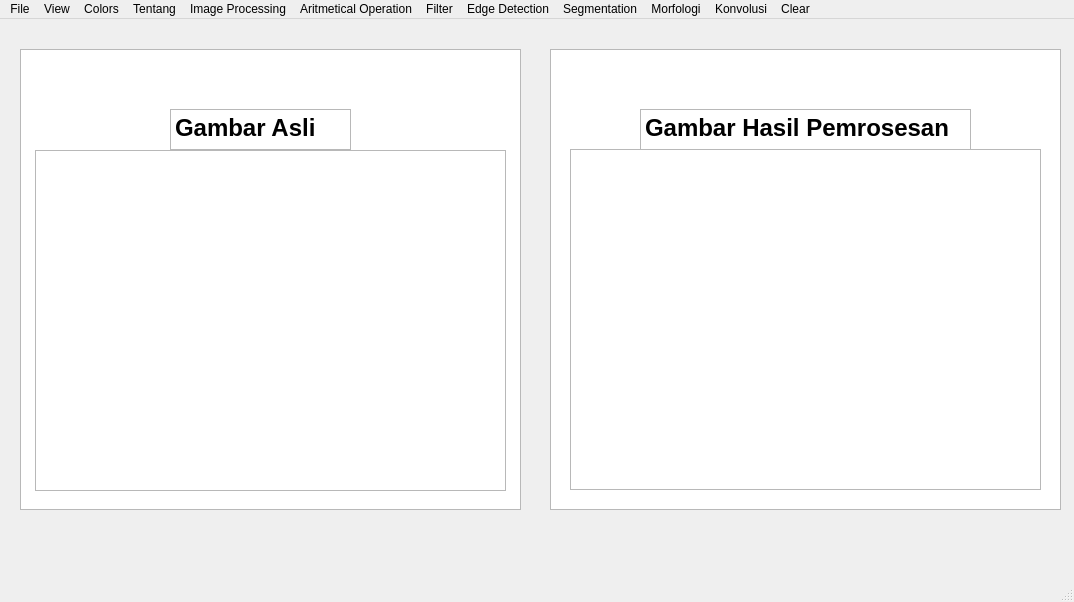
<?xml version="1.0" encoding="UTF-8"?>
<ui version="4.0">
 <class>MainWindow</class>
 <widget class="QMainWindow" name="MainWindow">
  <property name="geometry">
   <rect>
    <x>0</x>
    <y>0</y>
    <width>1074</width>
    <height>602</height>
   </rect>
  </property>
  <property name="windowTitle">
   <string>MainWindow</string>
  </property>
  <widget class="QWidget" name="centralwidget">
   <widget class="QTableWidget" name="tableWidget">
    <property name="geometry">
     <rect>
      <x>20</x>
      <y>30</y>
      <width>501</width>
      <height>461</height>
     </rect>
    </property>
   </widget>
   <widget class="QTableWidget" name="tableWidget_2">
    <property name="geometry">
     <rect>
      <x>550</x>
      <y>30</y>
      <width>511</width>
      <height>461</height>
     </rect>
    </property>
   </widget>
   <widget class="QGraphicsView" name="graphicsView">
    <property name="geometry">
     <rect>
      <x>35</x>
      <y>131</y>
      <width>471</width>
      <height>341</height>
     </rect>
    </property>
   </widget>
   <widget class="QGraphicsView" name="graphicsView_2">
    <property name="geometry">
     <rect>
      <x>570</x>
      <y>130</y>
      <width>471</width>
      <height>341</height>
     </rect>
    </property>
   </widget>
   <widget class="QTextEdit" name="textEdit">
    <property name="geometry">
     <rect>
      <x>170</x>
      <y>90</y>
      <width>181</width>
      <height>41</height>
     </rect>
    </property>
    <property name="html">
     <string>&lt;!DOCTYPE HTML PUBLIC &quot;-//W3C//DTD HTML 4.0//EN&quot; &quot;http://www.w3.org/TR/REC-html40/strict.dtd&quot;&gt;
&lt;html&gt;&lt;head&gt;&lt;meta name=&quot;qrichtext&quot; content=&quot;1&quot; /&gt;&lt;style type=&quot;text/css&quot;&gt;
p, li { white-space: pre-wrap; }
&lt;/style&gt;&lt;/head&gt;&lt;body style=&quot; font-family:'MS Shell Dlg 2'; font-size:8.25pt; font-weight:400; font-style:normal;&quot;&gt;
&lt;p align=&quot;justify&quot; style=&quot; margin-top:12px; margin-bottom:12px; margin-left:0px; margin-right:0px; -qt-block-indent:0; text-indent:0px;&quot;&gt;&lt;span style=&quot; font-size:18pt; font-weight:600;&quot;&gt;Gambar Asli&lt;/span&gt;&lt;/p&gt;&lt;/body&gt;&lt;/html&gt;</string>
    </property>
   </widget>
   <widget class="QTextEdit" name="textEdit_2">
    <property name="geometry">
     <rect>
      <x>640</x>
      <y>90</y>
      <width>331</width>
      <height>41</height>
     </rect>
    </property>
    <property name="html">
     <string>&lt;!DOCTYPE HTML PUBLIC &quot;-//W3C//DTD HTML 4.0//EN&quot; &quot;http://www.w3.org/TR/REC-html40/strict.dtd&quot;&gt;
&lt;html&gt;&lt;head&gt;&lt;meta name=&quot;qrichtext&quot; content=&quot;1&quot; /&gt;&lt;style type=&quot;text/css&quot;&gt;
p, li { white-space: pre-wrap; }
&lt;/style&gt;&lt;/head&gt;&lt;body style=&quot; font-family:'MS Shell Dlg 2'; font-size:8.25pt; font-weight:400; font-style:normal;&quot;&gt;
&lt;p align=&quot;justify&quot; style=&quot; margin-top:12px; margin-bottom:12px; margin-left:0px; margin-right:0px; -qt-block-indent:0; text-indent:0px;&quot;&gt;&lt;span style=&quot; font-size:18pt; font-weight:600;&quot;&gt;Gambar Hasil Pemrosesan&lt;/span&gt;&lt;/p&gt;&lt;/body&gt;&lt;/html&gt;</string>
    </property>
   </widget>
  </widget>
  <widget class="QMenuBar" name="menubar">
   <property name="geometry">
    <rect>
     <x>0</x>
     <y>0</y>
     <width>1074</width>
     <height>21</height>
    </rect>
   </property>
   <widget class="QMenu" name="menuFile">
    <property name="title">
     <string>File</string>
    </property>
    <addaction name="actionBuka"/>
    <addaction name="actionSimpan_Sebagai"/>
    <addaction name="actionKeluar"/>
   </widget>
   <widget class="QMenu" name="menuView">
    <property name="title">
     <string>View</string>
    </property>
    <widget class="QMenu" name="menuHistogram">
     <property name="title">
      <string>Histogram</string>
     </property>
     <addaction name="actionInput"/>
     <addaction name="actionOutput"/>
     <addaction name="actionInput_Output"/>
    </widget>
    <addaction name="separator"/>
    <addaction name="menuHistogram"/>
   </widget>
   <widget class="QMenu" name="menuColors">
    <property name="title">
     <string>Colors</string>
    </property>
    <widget class="QMenu" name="menuRGB_to_Greyscale">
     <property name="title">
      <string>RGB to Greyscale</string>
     </property>
     <addaction name="actionAverage"/>
     <addaction name="actionLightness"/>
     <addaction name="actionLuminance"/>
    </widget>
    <widget class="QMenu" name="menuRGB">
     <property name="title">
      <string>RGB</string>
     </property>
     <addaction name="actionKuning"/>
     <addaction name="actionOrange"/>
     <addaction name="actionCyan"/>
     <addaction name="actionPurple"/>
     <addaction name="actionGrey"/>
     <addaction name="actionCoklat"/>
     <addaction name="actionMerah"/>
    </widget>
    <widget class="QMenu" name="menuLinear">
     <property name="title">
      <string>Linear</string>
     </property>
     <addaction name="actionContrast"/>
     <addaction name="actionSaturation"/>
     <addaction name="actionBrightness"/>
    </widget>
    <widget class="QMenu" name="menuBit_Depth">
     <property name="title">
      <string>Bit  Depth</string>
     </property>
     <addaction name="action1_Bit"/>
     <addaction name="action2_Bit"/>
     <addaction name="action3_Bit"/>
     <addaction name="action4_Bit"/>
     <addaction name="action5_Bit"/>
     <addaction name="action6_Bit"/>
     <addaction name="action7_Bit"/>
    </widget>
    <addaction name="menuRGB"/>
    <addaction name="actionQuantization"/>
    <addaction name="menuRGB_to_Greyscale"/>
    <addaction name="menuLinear"/>
    <addaction name="actionGamma_Corection"/>
    <addaction name="actionLog_Brightness"/>
    <addaction name="menuBit_Depth"/>
    <addaction name="actionInvert"/>
   </widget>
   <widget class="QMenu" name="menuTentang">
    <property name="title">
     <string>Tentang</string>
    </property>
    <addaction name="actionTentang_Aplikasi"/>
   </widget>
   <widget class="QMenu" name="menuImage_Processing">
    <property name="title">
     <string>Image Processing</string>
    </property>
    <addaction name="actionHistogram_Qualization"/>
    <addaction name="actionFuzzy_HE_RGB"/>
    <addaction name="actionFuzzy_Grayscale"/>
   </widget>
   <widget class="QMenu" name="menuAritmetical_Operation">
    <property name="title">
     <string>Aritmetical Operation</string>
    </property>
    <addaction name="actionTranslate_Image"/>
    <addaction name="actionRotate_Image"/>
    <addaction name="actionFlip_Image"/>
    <addaction name="actionZoom_Image"/>
    <addaction name="actionCrop_Image"/>
   </widget>
   <widget class="QMenu" name="menuFilter">
    <property name="title">
     <string>Filter</string>
    </property>
    <widget class="QMenu" name="menuEdge_Detection_2">
     <property name="title">
      <string>Edge Detection</string>
     </property>
     <addaction name="actionEdge_Detection_1"/>
     <addaction name="actionEdge_Detection_2"/>
     <addaction name="actionEdge_Detection_3"/>
    </widget>
    <widget class="QMenu" name="menuGaussian_Blur">
     <property name="title">
      <string>Gaussian Blur</string>
     </property>
     <addaction name="actionGaussian_Blur_3x3"/>
     <addaction name="actionGaussian_Blur_5x5"/>
    </widget>
    <addaction name="actionIdentity"/>
    <addaction name="menuEdge_Detection_2"/>
    <addaction name="actionSharpen"/>
    <addaction name="menuGaussian_Blur"/>
    <addaction name="actionUnsharp_Masking"/>
    <addaction name="actionAverage_Filter"/>
    <addaction name="actionLow_Pass_Filter"/>
    <addaction name="actionHeigh_Pass_Filter"/>
    <addaction name="actionBandstop_Filter"/>
   </widget>
   <widget class="QMenu" name="menuEdge_Detection">
    <property name="title">
     <string>Edge Detection</string>
    </property>
    <addaction name="actionSobel"/>
    <addaction name="actionPrewitt"/>
    <addaction name="actionCanny"/>
   </widget>
   <widget class="QMenu" name="menuSegmentation">
    <property name="title">
     <string>Segmentation</string>
    </property>
    <addaction name="actionRegion_growing"/>
    <addaction name="actionKMeans_clustering"/>
    <addaction name="actionWatershed_segmentation"/>
    <addaction name="actionGlobal_thresholding"/>
    <addaction name="actionAdaptive_thresholding"/>
   </widget>
   <widget class="QMenu" name="menuMorfologi">
    <property name="title">
     <string>Morfologi</string>
    </property>
    <addaction name="actionErosion"/>
    <addaction name="actionDilation"/>
    <addaction name="actionOpening"/>
    <addaction name="actionClosing"/>
    <addaction name="actionHitormiss"/>
    <addaction name="actionThinning"/>
    <addaction name="actionSkeletonization"/>
    <addaction name="actionPruning"/>
   </widget>
   <widget class="QMenu" name="menuClear">
    <property name="title">
     <string>Clear</string>
    </property>
    <addaction name="actionClearOutput"/>
    <addaction name="actionClearAll"/>
   </widget>
   <widget class="QMenu" name="menuKonvolusi">
    <property name="title">
     <string>Konvolusi</string>
    </property>
    <addaction name="actionManual"/>
    <addaction name="actionOpenCV"/>
   </widget>
   <addaction name="menuFile"/>
   <addaction name="menuView"/>
   <addaction name="menuColors"/>
   <addaction name="menuTentang"/>
   <addaction name="menuImage_Processing"/>
   <addaction name="menuAritmetical_Operation"/>
   <addaction name="menuFilter"/>
   <addaction name="menuEdge_Detection"/>
   <addaction name="menuSegmentation"/>
   <addaction name="menuMorfologi"/>
   <addaction name="menuKonvolusi"/>
   <addaction name="menuClear"/>
  </widget>
  <widget class="QStatusBar" name="statusbar"/>
  <action name="actionBuka">
   <property name="text">
    <string>Buka</string>
   </property>
  </action>
  <action name="actionSimpan_Sebagai">
   <property name="text">
    <string>Simpan Sebagai....</string>
   </property>
  </action>
  <action name="actionKeluar">
   <property name="text">
    <string>Keluar</string>
   </property>
  </action>
  <action name="actionInput">
   <property name="text">
    <string>Input</string>
   </property>
  </action>
  <action name="actionOutput">
   <property name="text">
    <string>Output</string>
   </property>
  </action>
  <action name="actionInput_Output">
   <property name="text">
    <string>Input Output</string>
   </property>
  </action>
  <action name="actionKuning">
   <property name="text">
    <string>Kuning</string>
   </property>
  </action>
  <action name="actionOrange">
   <property name="text">
    <string>Orange</string>
   </property>
  </action>
  <action name="actionCyan">
   <property name="text">
    <string>Cyan</string>
   </property>
  </action>
  <action name="actionPurple">
   <property name="text">
    <string>Purple</string>
   </property>
  </action>
  <action name="actionGrey">
   <property name="text">
    <string>Grey</string>
   </property>
  </action>
  <action name="actionCoklat">
   <property name="text">
    <string>Coklat</string>
   </property>
  </action>
  <action name="actionMerah">
   <property name="text">
    <string>Merah</string>
   </property>
  </action>
  <action name="actionAverage">
   <property name="text">
    <string>Average</string>
   </property>
  </action>
  <action name="actionLightness">
   <property name="text">
    <string>Lightness</string>
   </property>
  </action>
  <action name="actionLuminance">
   <property name="text">
    <string>Luminance</string>
   </property>
  </action>
  <action name="actionContrast">
   <property name="text">
    <string>Contrast</string>
   </property>
  </action>
  <action name="actionBrightness_Contrast">
   <property name="text">
    <string>Brightness - Contrast</string>
   </property>
  </action>
  <action name="actionQuantization">
   <property name="text">
    <string>Quantization</string>
   </property>
  </action>
  <action name="actionLog_Brightness">
   <property name="text">
    <string>Log Brightness</string>
   </property>
  </action>
  <action name="actionGamma_Corection">
   <property name="text">
    <string>Negation</string>
   </property>
  </action>
  <action name="action1_Bit">
   <property name="text">
    <string>1 Bit</string>
   </property>
  </action>
  <action name="action2_Bit">
   <property name="text">
    <string>2 Bit</string>
   </property>
  </action>
  <action name="action3_Bit">
   <property name="text">
    <string>3 Bit</string>
   </property>
  </action>
  <action name="action4_Bit">
   <property name="text">
    <string>4 Bit</string>
   </property>
  </action>
  <action name="action5_Bit">
   <property name="text">
    <string>5 Bit</string>
   </property>
  </action>
  <action name="action6_Bit">
   <property name="text">
    <string>6 Bit</string>
   </property>
  </action>
  <action name="action7_Bit">
   <property name="text">
    <string>7 Bit</string>
   </property>
  </action>
  <action name="actionHistogram_Qualization">
   <property name="text">
    <string>Histogram Equalization</string>
   </property>
  </action>
  <action name="actionFuzzy_HE_RGB">
   <property name="text">
    <string>Fuzzy HE RGB</string>
   </property>
  </action>
  <action name="actionFuzzy_Grayscale">
   <property name="text">
    <string>Fuzzy Grayscale</string>
   </property>
  </action>
  <action name="actionTranslate_Image">
   <property name="text">
    <string>Translate Image</string>
   </property>
  </action>
  <action name="actionRotate_Image">
   <property name="text">
    <string>Rotate Image</string>
   </property>
  </action>
  <action name="actionFlip_Image">
   <property name="text">
    <string>Flip Image</string>
   </property>
  </action>
  <action name="actionZoom_Image">
   <property name="text">
    <string>Zoom Image</string>
   </property>
  </action>
  <action name="actionCrop_Image">
   <property name="text">
    <string>Crop Image</string>
   </property>
  </action>
  <action name="actionRegion_growing">
   <property name="text">
    <string>Region Growing</string>
   </property>
  </action>
  <action name="actionKMeans_clustering">
   <property name="text">
    <string>K-Means Clustering</string>
   </property>
  </action>
  <action name="actionWatershed_segmentation">
   <property name="text">
    <string>Watershed Segmentation</string>
   </property>
  </action>
  <action name="actionGlobal_thresholding">
   <property name="text">
    <string>Global Thresholding</string>
   </property>
  </action>
  <action name="actionAdaptive_thresholding">
   <property name="text">
    <string>Adaptive Thresholding</string>
   </property>
  </action>
  <action name="actionErosion">
   <property name="text">
    <string>Erosion</string>
   </property>
  </action>
  <action name="actionDilation">
   <property name="text">
    <string>Dilation</string>
   </property>
  </action>
  <action name="actionOpening">
   <property name="text">
    <string>Opening</string>
   </property>
  </action>
  <action name="actionClosing">
   <property name="text">
    <string>Closing</string>
   </property>
  </action>
  <action name="actionHitormiss">
   <property name="text">
    <string>Hit or Miss</string>
   </property>
  </action>
  <action name="actionThinning">
   <property name="text">
    <string>Thinning</string>
   </property>
  </action>
  <action name="actionSkeletonization">
   <property name="text">
    <string>Skeletonization</string>
   </property>
  </action>
  <action name="actionPruning">
   <property name="text">
    <string>Pruning</string>
   </property>
  </action>
  <action name="actionIdentity">
   <property name="text">
    <string>Identity</string>
   </property>
  </action>
  <action name="actionEdge_Detection_1">
   <property name="text">
    <string>Edge Detection 1</string>
   </property>
  </action>
  <action name="actionEdge_Detection_2">
   <property name="text">
    <string>Edge Detection 2</string>
   </property>
  </action>
  <action name="actionEdge_Detection_3">
   <property name="text">
    <string>Edge Detection 3</string>
   </property>
  </action>
  <action name="actionSharpen">
   <property name="text">
    <string>Sharpen</string>
   </property>
  </action>
  <action name="actionGaussian_Blur_3x3">
   <property name="text">
    <string>Gaussian Blur 3x3</string>
   </property>
  </action>
  <action name="actionGaussian_Blur_5x5">
   <property name="text">
    <string>Gaussian Blur 5x5</string>
   </property>
  </action>
  <action name="actionUnsharp_Masking">
   <property name="text">
    <string>Unsharp Masking</string>
   </property>
  </action>
  <action name="actionAverage_Filter">
   <property name="text">
    <string>Average Filter</string>
   </property>
  </action>
  <action name="actionLow_Pass_Filter">
   <property name="text">
    <string>Low Pass Filter</string>
   </property>
  </action>
  <action name="actionHeigh_Pass_Filter">
   <property name="text">
    <string>Heigh Pass Filter</string>
   </property>
  </action>
  <action name="actionBandstop_Filter">
   <property name="text">
    <string>Bandstop Filter </string>
   </property>
  </action>
  <action name="actionSobel">
   <property name="text">
    <string>Sobel</string>
   </property>
  </action>
  <action name="actionPrewitt">
   <property name="text">
    <string>Prewitt</string>
   </property>
  </action>
  <action name="actionCanny">
   <property name="text">
    <string>Canny</string>
   </property>
  </action>
  <action name="actionManual">
   <property name="text">
    <string>Manual</string>
   </property>
  </action>
  <action name="actionOpenCV">
   <property name="text">
    <string>Open CV</string>
   </property>
  </action>
  <action name="actionSaturation">
   <property name="text">
    <string>Saturation</string>
   </property>
  </action>
  <action name="actionBrightness">
   <property name="text">
    <string>Brightness</string>
   </property>
  </action>
  <action name="actionInvert">
   <property name="text">
    <string>Invert</string>
   </property>
  </action>
  <action name="actionHistogram_Image">
   <property name="text">
    <string>Histogram Image</string>
   </property>
  </action>
  <action name="actionClearOutput">
   <property name="text">
    <string>Clear Output</string>
   </property>
  </action>
  <action name="actionClearAll">
   <property name="text">
    <string>Clear All</string>
   </property>
  </action>
  <action name="actionTentang_Aplikasi">
   <property name="text">
    <string>Tentang Aplikasi</string>
   </property>
  </action>
 </widget>
 <resources/>
 <connections/>
</ui>
